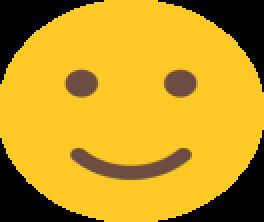
#> input picture smile.png, 132 x 111 px, given in place of the camera (shown 2 times larger)
$ python detectnemail.py
#> lines starting #> are read from the running program, lines starting #| are printed output that depends on the picture
### detect_motion.py
import cv2
import numpy as np


def diffImage(i0, i1, i2):
    diff0 = cv2.absdiff(i0, i1)
    diff1 = cv2.absdiff(i1, i2)
    return cv2.bitwise_and(diff0, diff1)


def getGrayCamImg(cam):
    img = cam.read()[1]
    return cv2.cvtColor(img, cv2.COLOR_RGB2GRAY)


def updateCameraImage(cam, i):
    img = cam.read()[1]
    i[0] = cv2.cvtColor(img, cv2.COLOR_RGB2GRAY)

    img = cam.read()[1]
    i[1] = cv2.cvtColor(img, cv2.COLOR_RGB2GRAY)
    img = cam.read()[1]
    i[2] = cv2.cvtColor(img, cv2.COLOR_RGB2GRAY)
    return i

### detectnemail.py
import cv2
import time
import smtplib
from email.mime.image import MIMEImage
from email.mime.multipart import MIMEMultipart
import detect_motion as motion

smtp_server = "smtp.gmail.com"
port = 587
portssl = 465
userid = "alsrhkd77@gmail.com"
passwd = "151587shs!"


def sendMail(image):
    to = [userid]
    imageByte = cv2.imencode(".jpeg", image)[1].tostring()
    msg = MIMEMultipart()
    imageMime = MIMEImage(imageByte)
    msg.attach(imageMime)
    msg['From'] = 'Me'
    msg['To'] = to[0]
    msg['Subject'] = "Invader is Coming!!"
    server = smtplib.SMTP(smtp_server, port)
    # server=smtplib.SMTP_SSL(smtp_server, portssl)
    server.ehlo_or_helo_if_needed()
    ret, m = server.starttls()
    server.ehlo_or_helo_if_needed()
    ret, m = server.login(userid, passwd)
    if (ret != 235):
        print("login fail")
        return
    server.sendmail('me', to, msg.as_string())
    server.quit()


if __name__ == '__main__':
    thresh = 16
    cam = cv2.VideoCapture(0)
    cam.set(cv2.CAP_PROP_FRAME_WIDTH, 320)
    cam.set(cv2.CAP_PROP_FRAME_HEIGHT, 240)
    if (cam.isOpened() == False):
        print("cam isnt opened")
        exit()
    i = [None, None, None]
    flag = False
    for n in range(3):
        i[n] = motion.getGrayCamImg(cam)
#> this loop made 3 passes
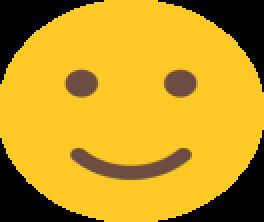
#> input picture smile.png, 132 x 111 px, given in place of the camera (shown 2 times larger)
#> after the loop, i = 3 items
    checkFlag = 0
    while True:
        diff = motion.diffImage(i[0], i[1], i[2])
#> in diffImage, `diff0 = cv2.absdiff(i0, i1)`: diff0: shape (111, 132); every value is 0
#> in diffImage, `diff0 = cv2.absdiff(i0, i1)`:
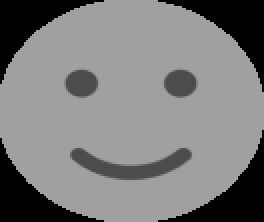
#> i0: shape (111, 132) (shown 2 times larger); min 0, max 163, mean 123.7
        thrimg = cv2.threshold(diff, thresh, 1, cv2.THRESH_BINARY)[1]
        count = cv2.countNonZero(thrimg)
#> count = 0
        # if invader is checked.
        if count > 1:
            checkFlag += 1
        if checkFlag >= 10 and flag == False:
            sendMail(i[2])
            flag = True
            print("invader is coming!!!")
        elif count == 0 and flag == True:
            flag = False
            checkFlag = 0
        # process next image
        i = motion.updateCameraImage(cam, i)
#> in updateCameraImage, img is the input picture: shape (111, 132, 3); mean B, G, R 33.5, 155, 196.4
        cv2.imshow('Video Capture', i[0])
        key = cv2.waitKey(10)
#> (key Esc is pressed here)
        if key == 27:
            break
